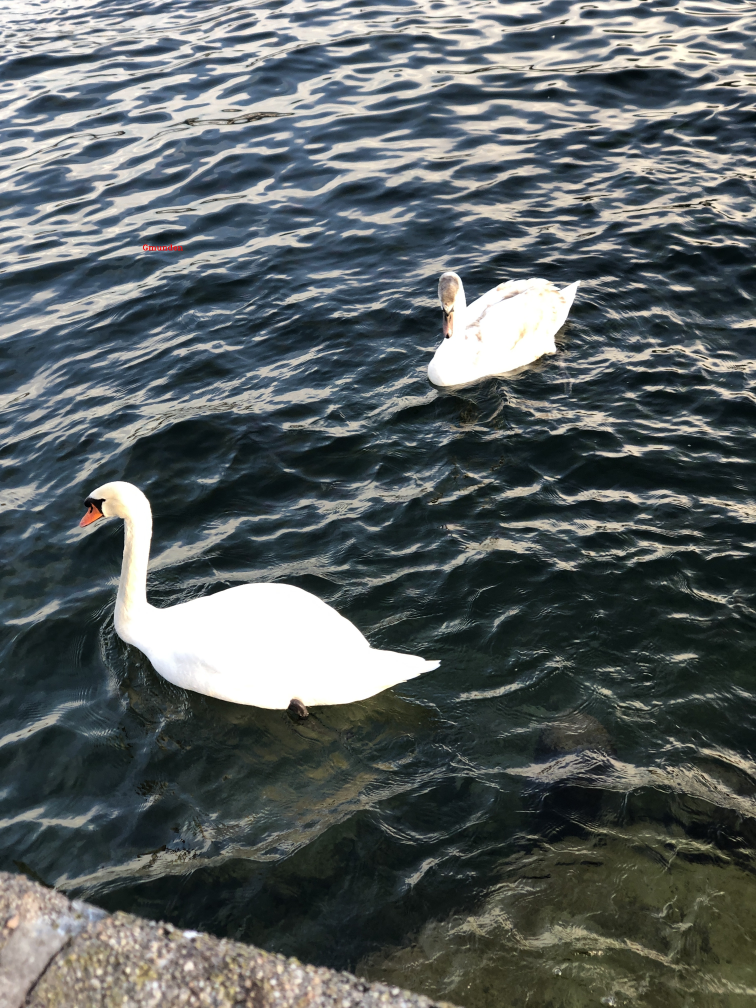
#> input picture Photos/gmunden.JPG, 3024 x 4032 px, found by its file name (shown at 1/4 size)
$ python rescale.py
#> lines starting #> are read from the running program, lines starting #| are printed output that depends on the picture
import cv2 as cv
import matplotlib.pyplot as plt

img = cv.imread('Photos\gmunden.jpg')
#> img is the input picture: shape (4032, 3024, 3); mean B, G, R 96.9, 96.6, 89.9
img_rgb = cv.cvtColor(img, cv.COLOR_BGR2RGB)
capture = cv.VideoCapture('Videos\Willi_chilling.mp4')


#resize image and video
def rescaleFrame(frame, scale = 0.5):
    #works for images, videos and live video
#> called with scale = 0.5
    width = int(frame.shape[1] * scale)
#> width = 1512
    height = int(frame.shape[0] * scale)
#> height = 2016
    dimension = (width, height)
#> dimension = (1512, 2016)

    return cv.resize(frame, dimension, interpolation=cv.INTER_AREA)
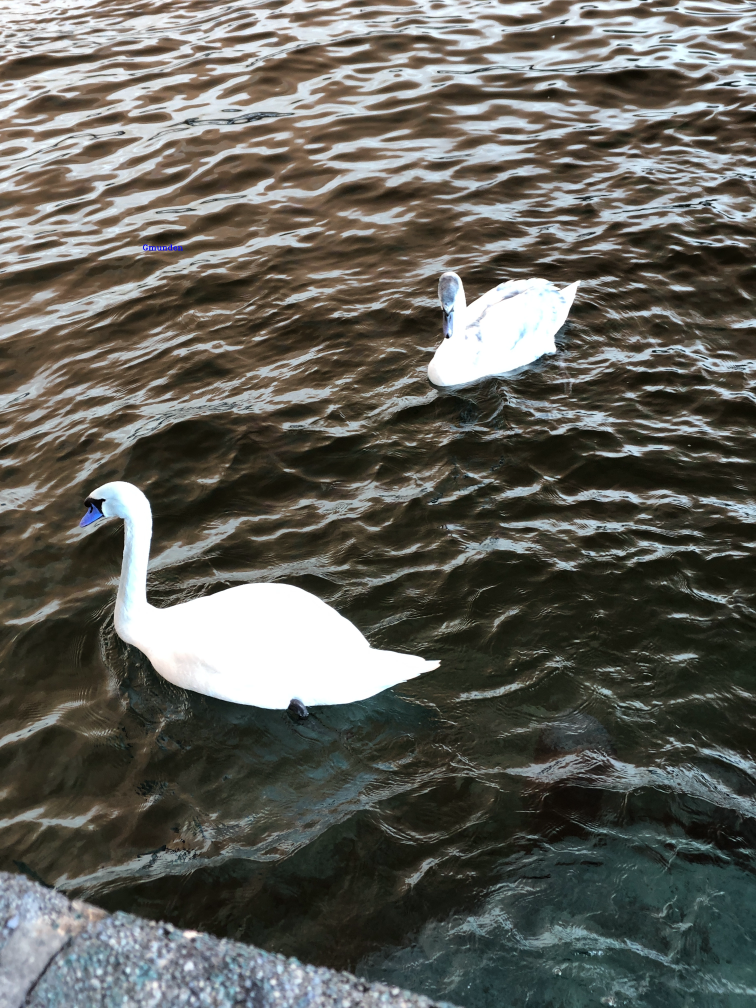
#> returned value: shape (2016, 1512, 3) (shown at 1/2 size); mean of channels 0, 1, 2 90, 96.7, 97; drawn as B, G, R

def changeRes(width, height):
    capture.set(3, width)
    capture.set(4, height)


resized_img = rescaleFrame(img_rgb)

plt.imshow(img_rgb)
plt.axis('off')
plt.title('Original_image')
plt.show()

plt.imshow(resized_img)
plt.axis('off')
plt.title('Resized Image')
plt.show()

plt.figure(figsize=(10,5))

plt.subplot(1,2,1)
plt.imshow(img_rgb)
plt.axis('off')
plt.title('Ori image')

plt.subplot(1,2,2)
plt.imshow(resized_img)
plt.axis('off')
plt.title('resize img')

plt.tight_layout()
plt.show()
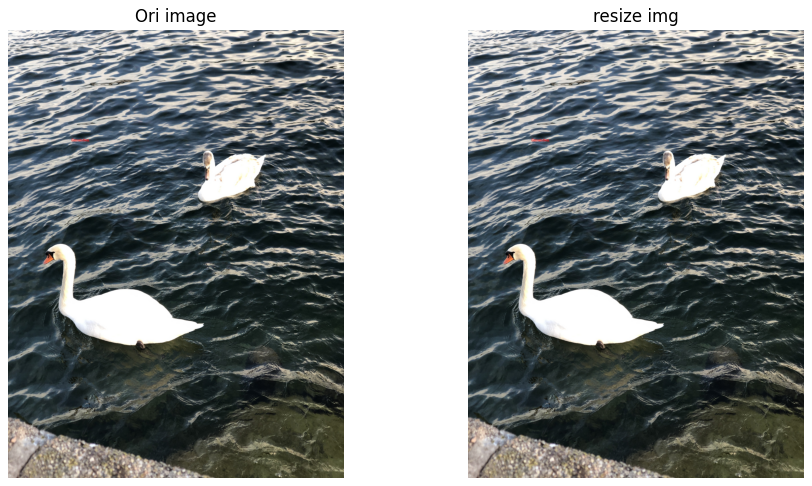
#> figure drawn by matplotlib, 2 panels

while True:
    isTrue, frame = capture.read()
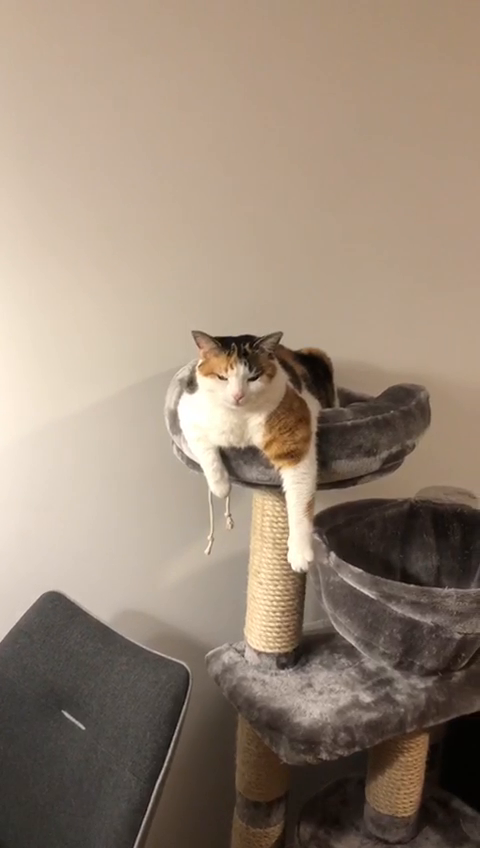
#> input picture frame 12 of Videos/Willi_chilling.mp4, 480 x 848 px
#> frame is the input picture: shape (848, 480, 3); mean B, G, R 118.3, 134.7, 151.8
    frame_resized = rescaleFrame(frame)

    cv.imshow('Willi_Video', frame)
    cv.imshow('Willi_Video_resized', frame_resized)

    if cv.waitKey(20) & 0xFF ==ord('d'):
#> (key Esc is pressed here)
        break
capture.release()

cv.destroyAllWindows()
